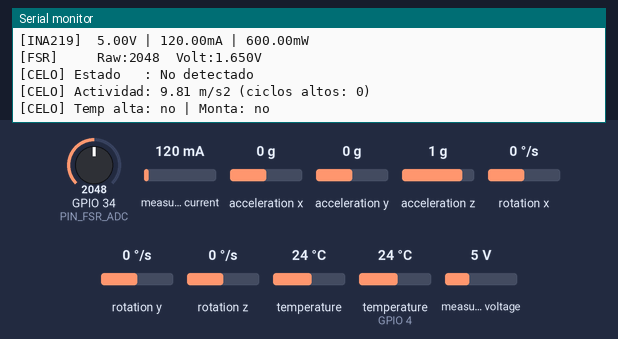
A program run on a simulated ESP32. Parts: the last lines printed to the serial monitor. Inputs (shaded band) come from the test bench; at power-on: temperature (sensor on GPIO 4) 24 °C, acceleration x 0 g, GPIO 34 (PIN_FSR_ADC) = 2048, measured current 120 mA, acceleration y 0 g, acceleration z 1 g, rotation x 0 °/s, rotation y 0 °/s, rotation z 0 °/s, temperature 24 °C, measured voltage 5 V. The local clock reads 2024-03-15 10:24:30 at power-on unless the program sets it.

Above: at 3.2 s.
3.3 s: temperature (sensor on GPIO 4) set to 41 °C
At 6.7 s:
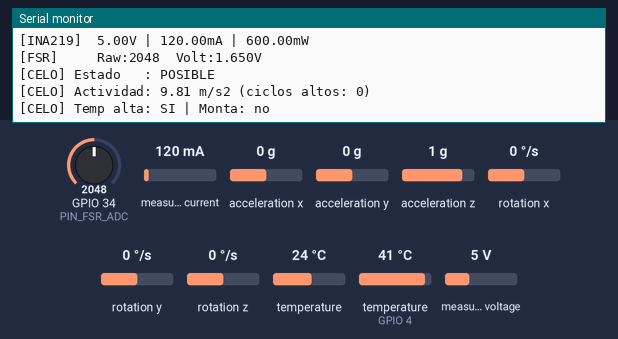
7.0 s: acceleration x set to -1.4 g
At 14.3 s:
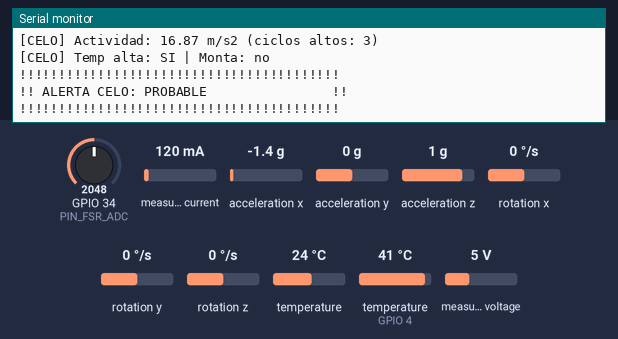
14.4 s: GPIO 34 (PIN_FSR_ADC) set to 3972
At 16.6 s:
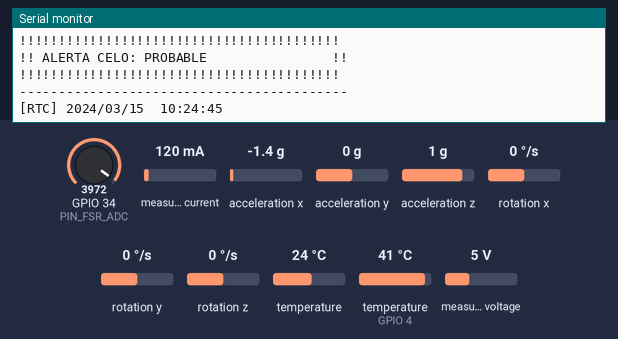
18.2 s: temperature (sensor on GPIO 4) set to 12 °C
At 21.0 s:
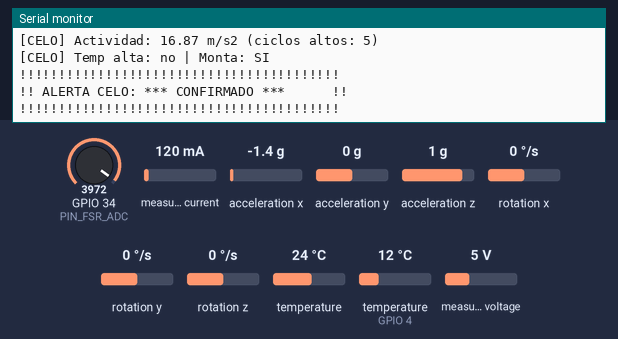
23.8 s: measured current set to 40 mA
At 24.7 s:
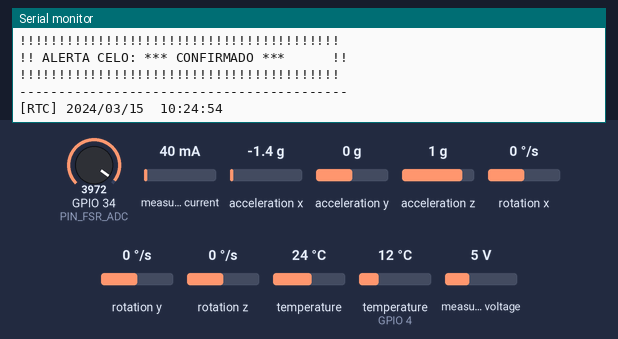
Timing chart, 0 to 26.8 s (numbered marks = the images above; inputs shaded):
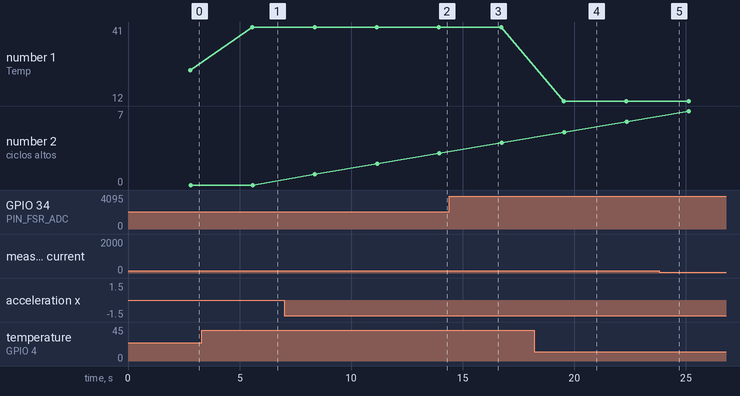

The program:

main.cpp
```cpp
#include <Arduino.h>
#include <Wire.h>
#include "config.h"
#include "sensors/sensor_ds18b20.h"
#include "sensors/sensor_mpu6050.h"
#include "sensors/sensor_ina219.h"
#include "sensors/sensor_ds3232.h"
#include "sensors/sensor_fsr.h"
#include "sensors/detector_celo.h"

static void inicializar_sensores();
static void leer_e_imprimir_sensores();
static void imprimir_separador();
static void imprimir_alerta_celo(const ResultadoCelo &res);

// ─── Setup ────────────────────────────────────────────
void setup() {
    Serial.begin(SERIAL_BAUD);
    delay(2000);
    Wire.begin(PIN_I2C_SDA, PIN_I2C_SCL);
    detector_celo_init();
    inicializar_sensores();
    Serial.println("=== Sistema de monitoreo bovino listo ===\n");
}

// ─── Loop ─────────────────────────────────────────────
void loop() {
    leer_e_imprimir_sensores();
    delay(LECTURA_DELAY_MS);
}

// ─── Inicialización ───────────────────────────────────
static void inicializar_sensores() {
    Serial.println("Inicializando sensores...");

    Serial.print("  DS18B20  : ");
    Serial.println(ds18b20_init() ? "OK" : "ERROR");

    Serial.print("  MPU6050  : ");
    Serial.println(mpu6050_init() ? "OK" : "ERROR");

    Serial.print("  INA219   : ");
    Serial.println(ina219_init()  ? "OK" : "ERROR (no critico)");

    Serial.print("  DS3232   : ");
    Serial.println(ds3232_init()  ? "OK" : "ERROR");

    fsr_init();
    Serial.println("  FSR      : OK");

    imprimir_separador();
}

// ─── Lectura principal ────────────────────────────────
static void leer_e_imprimir_sensores() {
    imprimir_separador();

    // ── RTC ─────────────────────────────────────────
    DatosRTC rtc;
    if (ds3232_leer(rtc)) {
        Serial.printf("[RTC] %04d/%02d/%02d  %02d:%02d:%02d\n",
            rtc.anio, rtc.mes, rtc.dia,
            rtc.hora, rtc.minuto, rtc.segundo);
    } else {
        Serial.println("[RTC] Error");
    }

    // ── DS18B20 ─────────────────────────────────────
    float temp = ds18b20_leer_temperatura();
    if (temp != DS18B20_DESCONECTADO) {
        Serial.printf("[DS18B20] Temp: %.2f C\n", temp);
    } else {
        Serial.println("[DS18B20] Desconectado");
        temp = 0.0f;
    }

    // ── MPU6050 ─────────────────────────────────────
    DatosMPU6050 mpu;
    if (mpu6050_leer(mpu)) {
        Serial.printf("[MPU6050] Accel X:%.2f Y:%.2f Z:%.2f m/s2\n",
            mpu.accel_x, mpu.accel_y, mpu.accel_z);
        Serial.printf("[MPU6050] Giro  X:%.2f Y:%.2f Z:%.2f rad/s\n",
            mpu.giro_x, mpu.giro_y, mpu.giro_z);
    } else {
        Serial.println("[MPU6050] Error");
    }

    // ── INA219 ──────────────────────────────────────
    DatosINA219 ina;
    if (ina219_leer(ina)) {
        Serial.printf("[INA219]  %.2fV | %.2fmA | %.2fmW\n",
            ina.voltaje_bus, ina.corriente_mA, ina.potencia_mW);
    }

    // ── FSR ─────────────────────────────────────────
    float voltaje_fsr = fsr_leer_voltaje();
    Serial.printf("[FSR]     Raw:%d  Volt:%.3fV\n",
        fsr_leer_raw(), voltaje_fsr);

    // ── Detección de celo ────────────────────────────
    ResultadoCelo resultado;
    detector_celo_analizar(mpu, temp, voltaje_fsr, resultado);
    imprimir_alerta_celo(resultado);
}

// ─── Impresión de alerta ──────────────────────────────
static void imprimir_alerta_celo(const ResultadoCelo &res) {
    Serial.println();
    Serial.printf("[CELO] Estado   : %s\n",
        detector_celo_nivel_str(res.nivel));
    Serial.printf("[CELO] Actividad: %.2f m/s2 (ciclos altos: %d)\n",
        res.magnitud_accel, res.ciclos_actividad_alta);
    Serial.printf("[CELO] Temp alta: %s | Monta: %s\n",
        res.temperatura_elevada ? "SI" : "no",
        res.evento_monta        ? "SI" : "no");

    // Alerta visual si hay celo probable o confirmado
    if (res.nivel >= CELO_PROBABLE) {
        Serial.println();
        Serial.println("!!!!!!!!!!!!!!!!!!!!!!!!!!!!!!!!!!!!!!!!!");
        Serial.printf ("!! ALERTA CELO: %-23s !!\n",
            detector_celo_nivel_str(res.nivel));
        Serial.println("!!!!!!!!!!!!!!!!!!!!!!!!!!!!!!!!!!!!!!!!!");
    }
    Serial.println();
}

static void imprimir_separador() {
    Serial.println("------------------------------------------");
}
```

detector_celo.h
```cpp
#ifndef DETECTOR_CELO_H
#define DETECTOR_CELO_H

#include "sensor_mpu6050.h"
#include "sensor_ds18b20.h"
#include "sensor_fsr.h"

// ─── Umbrales de detección ────────────────────────────
// Actividad: magnitud del vector aceleración por encima
// de la gravedad normal (9.81 m/s²)
#define UMBRAL_ACTIVIDAD_ALTA     12.0f   // m/s²
#define UMBRAL_ACTIVIDAD_MEDIA     10.5f   // m/s²

// Temperatura corporal bovina normal: 38.0 - 39.5 °C
// Durante el celo puede subir hasta 0.5 °C
#define UMBRAL_TEMP_ELEVADA        39.5f   // °C
#define UMBRAL_TEMP_NORMAL_MAX     39.0f   // °C

// FSR: voltaje mínimo para considerar evento de monta
#define UMBRAL_FSR_MONTA           2.0f    // V

// Tiempo mínimo de actividad alta para alertar (en ciclos)
#define CICLOS_ACTIVIDAD_ALERTA    3

// ─── Niveles de alerta ────────────────────────────────
typedef enum {
    CELO_NO_DETECTADO   = 0,
    CELO_POSIBLE        = 1,
    CELO_PROBABLE       = 2,
    CELO_CONFIRMADO     = 3
} NivelCelo;

// ─── Resultado del análisis ───────────────────────────
struct ResultadoCelo {
    NivelCelo nivel;
    bool      actividad_alta;
    bool      temperatura_elevada;
    bool      evento_monta;
    float     magnitud_accel;
    uint8_t   ciclos_actividad_alta;
};

// ─── Funciones públicas ───────────────────────────────
void        detector_celo_init();
NivelCelo   detector_celo_analizar(
                const DatosMPU6050 &mpu,
                float temperatura,
                float voltaje_fsr,
                ResultadoCelo &resultado);
const char* detector_celo_nivel_str(NivelCelo nivel);

#endif // DETECTOR_CELO_H
```

detetor_celo.cpp
```cpp
#include "detector_celo.h"
#include <math.h>

// Contador persistente entre llamadas
static uint8_t ciclos_actividad_alta = 0;

void detector_celo_init() {
    ciclos_actividad_alta = 0;
}

NivelCelo detector_celo_analizar(
    const DatosMPU6050 &mpu,
    float temperatura,
    float voltaje_fsr,
    ResultadoCelo &resultado)
{
    // ── 1. Calcular magnitud del vector aceleración ──
    float magnitud = sqrt(
        mpu.accel_x * mpu.accel_x +
        mpu.accel_y * mpu.accel_y +
        mpu.accel_z * mpu.accel_z
    );

    // ── 2. Evaluar cada indicador ────────────────────
    bool actividad_alta      = (magnitud >= UMBRAL_ACTIVIDAD_ALTA);
    bool actividad_media     = (magnitud >= UMBRAL_ACTIVIDAD_MEDIA);
    bool temperatura_elevada = (temperatura >= UMBRAL_TEMP_ELEVADA);
    bool evento_monta        = (voltaje_fsr >= UMBRAL_FSR_MONTA);

    // ── 3. Actualizar contador de actividad ──────────
    if (actividad_alta) {
        if (ciclos_actividad_alta < 255) ciclos_actividad_alta++;
    } else {
        // Decremento gradual — no resetea inmediatamente
        if (ciclos_actividad_alta > 0) ciclos_actividad_alta--;
    }

    // ── 4. Determinar nivel de celo ──────────────────
    NivelCelo nivel = CELO_NO_DETECTADO;

    // Confirmado: monta + (actividad alta o temp elevada)
    if (evento_monta && (actividad_media || temperatura_elevada)) {
        nivel = CELO_CONFIRMADO;
    }
    // Probable: actividad sostenida + temperatura elevada
    else if (ciclos_actividad_alta >= CICLOS_ACTIVIDAD_ALERTA
             && temperatura_elevada) {
        nivel = CELO_PROBABLE;
    }
    // Posible: actividad alta sostenida sola
    else if (ciclos_actividad_alta >= CICLOS_ACTIVIDAD_ALERTA) {
        nivel = CELO_POSIBLE;
    }
    // Posible: solo temperatura elevada
    else if (temperatura_elevada) {
        nivel = CELO_POSIBLE;
    }
    // Posible: solo evento de monta aislado
    else if (evento_monta) {
        nivel = CELO_POSIBLE;
    }

    // ── 5. Llenar resultado ──────────────────────────
    resultado.nivel                 = nivel;
    resultado.actividad_alta        = actividad_alta;
    resultado.temperatura_elevada   = temperatura_elevada;
    resultado.evento_monta          = evento_monta;
    resultado.magnitud_accel        = magnitud;
    resultado.ciclos_actividad_alta = ciclos_actividad_alta;

    return nivel;
}

const char* detector_celo_nivel_str(NivelCelo nivel) {
    switch (nivel) {
        case CELO_NO_DETECTADO: return "No detectado";
        case CELO_POSIBLE:      return "POSIBLE";
        case CELO_PROBABLE:     return "PROBABLE";
        case CELO_CONFIRMADO:   return "*** CONFIRMADO ***";
        default:                return "Desconocido";
    }
}
```

sensor_ds18b20.cpp
```cpp
#include "sensor_ds18b20.h"
#include "../config.h"
#include <OneWire.h>
#include <DallasTemperature.h>

static OneWire oneWire(PIN_ONE_WIRE);
static DallasTemperature ds18b20(&oneWire);

bool ds18b20_init() {
    ds18b20.begin();
    return (ds18b20.getDeviceCount() > 0);
}

float ds18b20_leer_temperatura() {
    ds18b20.requestTemperatures();
    return ds18b20.getTempCByIndex(0);
}
```

sensor_ds18b20.h
```cpp
#ifndef SENSOR_DS18B20_H
#define SENSOR_DS18B20_H

bool ds18b20_init();
float ds18b20_leer_temperatura();

#endif
```

sensor_ds3232.cpp
```cpp
#include "sensor_ds3232.h"
#include <RTClib.h>
#include <Wire.h>

static RTC_DS3231 rtc;

bool ds3232_init() {
    if (!rtc.begin()) return false;
    if (rtc.lostPower()) {
        // Sincroniza con hora de compilación si perdió energía
        rtc.adjust(DateTime(F(__DATE__), F(__TIME__)));
    }
    return true;
}

bool ds3232_leer(DatosRTC &datos) {
    DateTime now = rtc.now();
    datos.anio    = now.year();
    datos.mes     = now.month();
    datos.dia     = now.day();
    datos.hora    = now.hour();
    datos.minuto  = now.minute();
    datos.segundo = now.second();
    return true;
}
```

sensor_ds3232.h
```cpp
#ifndef SENSOR_DS3232_H
#define SENSOR_DS3232_H

#include <Arduino.h>

struct DatosRTC {
    uint16_t anio;
    uint8_t  mes, dia;
    uint8_t  hora, minuto, segundo;
};

bool ds3232_init();
bool ds3232_leer(DatosRTC &datos);

#endif
```

sensor_fsr.cpp
```cpp
#include "sensor_fsr.h"
#include "../config.h"
#include <Arduino.h>

// ADC ESP32: resolución 12 bits → 0 a 4095
#define ADC_RESOLUCION  4095.0f
#define VOLTAJE_REF     3.3f

void fsr_init() {
    pinMode(PIN_FSR_ADC, INPUT);
}

int fsr_leer_raw() {
    return analogRead(PIN_FSR_ADC);
}

float fsr_leer_voltaje() {
    return (fsr_leer_raw() / ADC_RESOLUCION) * VOLTAJE_REF;
}
```

sensor_fsr.h
```cpp
#ifndef SENSOR_FSR_H
#define SENSOR_FSR_H

void fsr_init();
int  fsr_leer_raw();
float fsr_leer_voltaje();

#endif
```

sensor_ina219.cpp
```cpp
#include "sensor_ina219.h"
#include "../config.h"
#include <Adafruit_INA219.h>
#include <Wire.h>

static Adafruit_INA219 ina219(INA219_ADDR);
static bool ina219_disponible = false;

bool ina219_init() {
    ina219_disponible = ina219.begin();
    return ina219_disponible;
}

bool ina219_leer(DatosINA219 &datos) {
    if (!ina219_disponible) return false;
    datos.voltaje_bus  = ina219.getBusVoltage_V();
    datos.corriente_mA = ina219.getCurrent_mA();
    datos.potencia_mW  = ina219.getPower_mW();
    return true;
}
```

sensor_ina219.h
```cpp
#ifndef SENSOR_INA219_H
#define SENSOR_INA219_H

#include <Arduino.h>

struct DatosINA219 {
    float voltaje_bus;    // V
    float corriente_mA;   // mA
    float potencia_mW;    // mW
};

bool ina219_init();
bool ina219_leer(DatosINA219 &datos);

#endif
```

sensor_mpu6050.cpp
```cpp
#include "sensor_mpu6050.h"
#include "../config.h"
#include <Adafruit_MPU6050.h>
#include <Adafruit_Sensor.h>
#include <Wire.h>

static Adafruit_MPU6050 mpu;

bool mpu6050_init() {
    return mpu.begin();
}

bool mpu6050_leer(DatosMPU6050 &datos) {
    sensors_event_t a, g, temp;
    if (!mpu.getEvent(&a, &g, &temp)) return false;

    datos.accel_x    = a.acceleration.x;
    datos.accel_y    = a.acceleration.y;
    datos.accel_z    = a.acceleration.z;
    datos.giro_x     = g.gyro.x;
    datos.giro_y     = g.gyro.y;
    datos.giro_z     = g.gyro.z;
    datos.temperatura = temp.temperature;
    return true;
}
```

sensor_mpu6050.h
```cpp
#ifndef SENSOR_MPU6050_H
#define SENSOR_MPU6050_H

#include <Arduino.h>

struct DatosMPU6050 {
    float accel_x, accel_y, accel_z;   // m/s²
    float giro_x,  giro_y,  giro_z;    // rad/s
    float temperatura;                  // °C
};

bool mpu6050_init();
bool mpu6050_leer(DatosMPU6050 &datos);

#endif
```

config.h
```cpp
#ifndef CONFIG_H
#define CONFIG_H

// ─── Pines I2C ───────────────────────────────────────
#define PIN_I2C_SDA     21
#define PIN_I2C_SCL     22

// ─── Pin 1-Wire DS18B20 ───────────────────────────────
#define PIN_ONE_WIRE    4
// ─── Constante DS18B20 ───────────────────────────────
#define DS18B20_DESCONECTADO   -127.0f
// ─── Pin ADC FSR ─────────────────────────────────────
#define PIN_FSR_ADC     34

// ─── Pines SPI SD Card ───────────────────────────────
#define PIN_SPI_MOSI    23
#define PIN_SPI_MISO    19
#define PIN_SPI_SCK     18
#define PIN_SD_CS       15

// ─── Configuración general ───────────────────────────
#define SERIAL_BAUD     115200
#define LECTURA_DELAY_MS 2000

// ─── Dirección I2C INA219 ─────────────────────────────
// A0=GND, A1=GND → 0x40
#define INA219_ADDR     0x40

#endif // CONFIG_H
```

Measured:
- after the input at 3.3 s, the serial monitor: prints a new line after 2.3 s (image 1)
- after the input at 7.0 s, the serial monitor: prints a new line after 1.4 s (image 2)
- after the input at 18.2 s, the serial monitor: prints a new line after 1.3 s (image 4)
- plotted number 1: 24 → 41 after the input at 3.3 s, 41 → 12 after the input at 18.2 s
